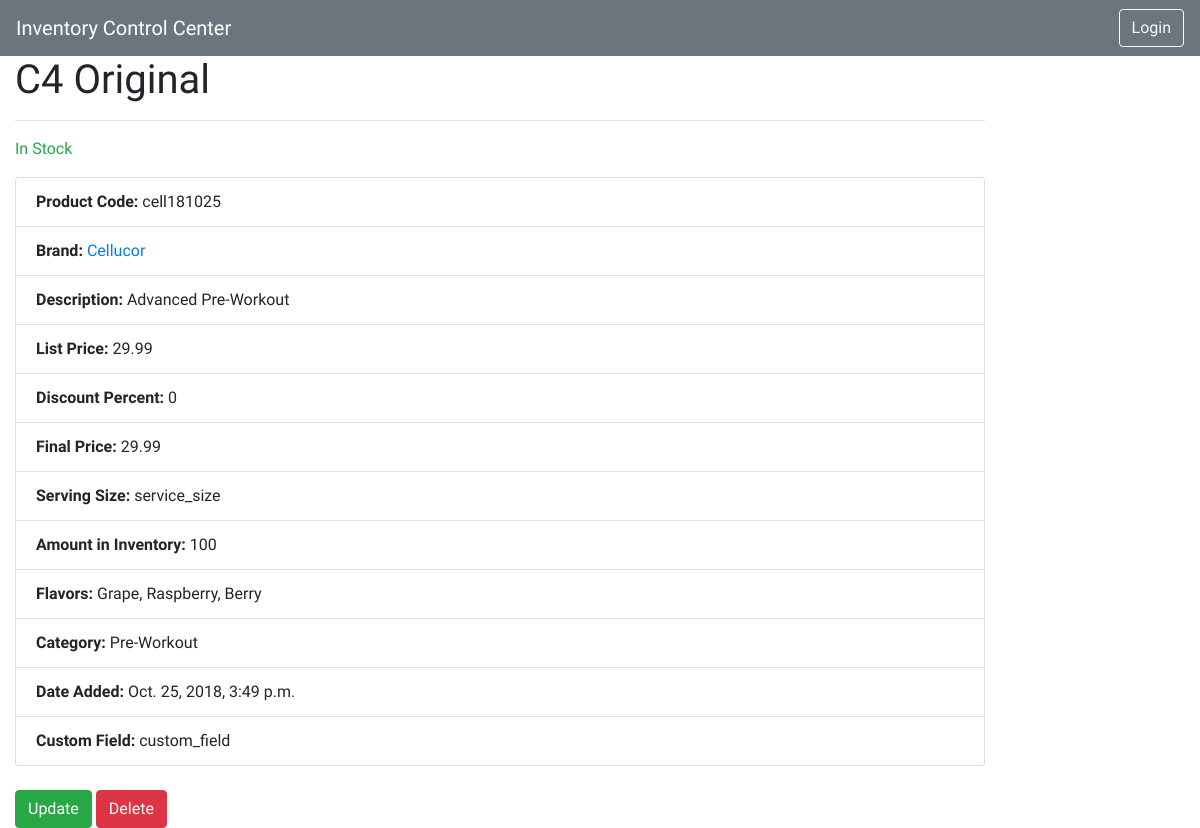
/inventory/product/6, run on an earlier commit of the app's database.
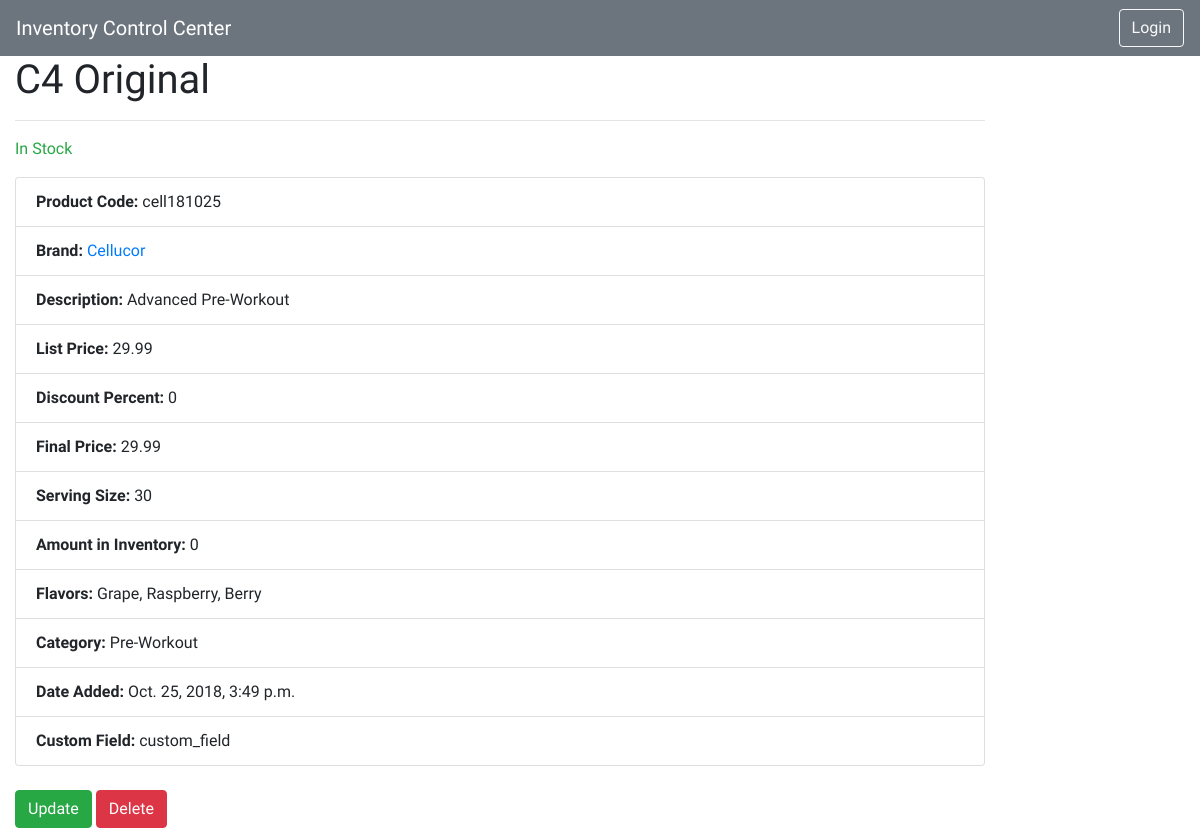
And on a later commit of the database.
### inventory/models.py (models this page shows, shortened)
class Product(models.Model):
    name = models.CharField(max_length=200)
    brand = models.ForeignKey('Brand', on_delete=models.SET_NULL, null=True)
    code = models.CharField('Product Code', max_length=10, help_text='Must be first 4 characters of the brand followed by yy-mm-dd')
    description = models.TextField(max_length=200, help_text="Enter a brief description of the product")
    list_price = models.DecimalField(max_digits=5, decimal_places=2)
    discount_percent = models.DecimalField(max_digits=3, decimal_places=0)
    serving_size = models.IntegerField(help_text="Enter product serving size.")
    inventory_amount = models.IntegerField(help_text="Enter inventory amount for product.")
    date_added = models.DateTimeField(auto_now=False, auto_now_add=True)
    product_image = models.ImageField(max_length=255, upload_to='product_images/%Y/%m/%d/', null=True, blank=True)
    category = models.ManyToManyField(Category, help_text="Select a category for this product")
    flavors = models.ManyToManyField(Flavor, help_text="Select available flavors for this product")
    custom_field = models.CharField(max_length=100, null=True)
    @property
    def total_price(self):
        final_price = (self.list_price - (self.discount_percent / 100) * self.list_price)
        return round(final_price, 2)

class Brand(models.Model):
    brand_name = models.CharField(max_length=100)
    website = models.URLField(max_length=100)
    def __str__(self):
        return f'{self.brand_name}'

### inventory/views.py (the view)
# urls.py: path('product/<int:pk>', views.ProductDetailView.as_view(), name='product-detail'),
class ProductDetailView(generic.DetailView):
    template_name = 'product_detail.html'
    model = Product
    context_object_name = 'product'

### inventory/models.py (called while the page is built)
    def __str__(self):
        return self.name

    def __str__(self):
        return self.flavor

### inventory/templates/product_detail.html (shortened to what this page needs)
{% extends "base_generic.html" %}
{% block content %}
  <h1>{{ product.name }}</h1>
    <div>
        {% for stock in product.productinstance_set.all %}
          <hr>
          <p class="{% if stock.status == 'y' %}text-success{% elif stock.status == 'n' %}text-danger{% else %}text-warning{% endif %}">{{ stock.get_status_display }}</p>
        {% endfor %}
    </div>
    <ul class="list-group">
        <li class="list-group-item"><strong>Product Code:</strong> {{ product.code }}</li>
        <li class="list-group-item"><strong>Brand:</strong> <a href="{% url 'brand-detail' product.brand.pk %}">{{ product.brand }}</a></li>
        <li class="list-group-item"><strong>Description:</strong> {{ product.description }}</li>
        <li class="list-group-item"><strong>List Price:</strong> {{ product.list_price }}</li>
        <li class="list-group-item"><strong>Discount Percent:</strong> {{ product.discount_percent }}</li>
        <li class="list-group-item"><strong>Final Price:</strong> {{ product.total_price }}</li>
        <li class="list-group-item"><strong>Serving Size:</strong> {{ product.serving_size }}</li>
        <li class="list-group-item"><strong>Amount in Inventory:</strong> {{ product.inventory_amount }}</li>
        <li class="list-group-item"><strong>Flavors:</strong> {% for flavors in product.flavors.all %} {{ flavors }}{% if not forloop.last %}, {% endif %}{% endfor %}</li>
        <li class="list-group-item"><strong>Category:</strong> {% for category in product.category.all %} {{ category }}{% if not forloop.last %}, {% endif %}{% endfor %}</li>
        <li class="list-group-item"><strong>Date Added:</strong> {{ product.date_added }}</li>
        <li class="list-group-item"><strong>Custom Field:</strong> {{ product.custom_field }}</li>
    </ul>
    <br>
    <a class="btn btn-success my-2 my-sm-0" href="{% url 'product-update' product.pk %}">Update</a>
    <a class="btn btn-danger my-2 my-sm-0" href="{% url 'product-delete' product.pk %}">Delete</a>
{% endblock %}

What changed in the data, as far as the page shows it:
changed Product "C4 Original": serving_size "service_size" → "30"; inventory_amount "100" → "0"
